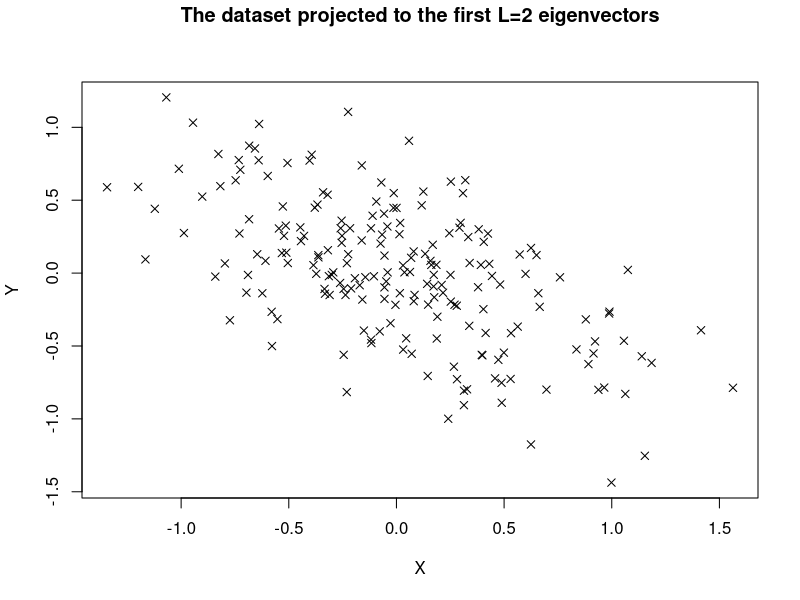
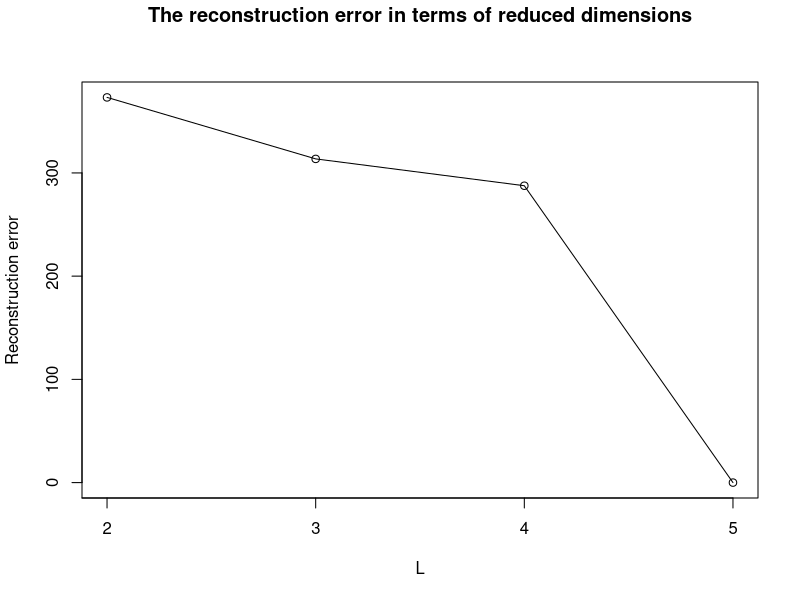

The R script that drew these images, in order:
reconstructionError = function(data, L, plot = FALSE) {
  X = cov(data)
  eigen = eigen(X)
  
  W = eigen$vectors[1:L,]
  reduced_data = as.matrix(data) %*% t(W)
  
  if(plot) {
    plot(reduced_data, xlab="X", ylab="Y", pch = 4)
    title(main = "The dataset projected to the first L=2 eigenvectors", line = 3)
  }
  
  backwardProjection = reduced_data %*% W 
  error = sum((data - backwardProjection)^2)
  
  return(error)
}

data = read.csv("ex_1_data.csv", header = F)
sprintf("D=%d, N=%d", nrow(data), ncol(data))

L = 2
reconstructionError(data = data, L = L, plot = TRUE)

reconstructionErrors = c()

for (i in L:ncol(data)) {
  reconstructionErrors = c(reconstructionErrors, reconstructionError(data = data, L = i))
}

plot(x = L:ncol(data), y = reconstructionErrors, type = "line", xlab="L", ylab="Reconstruction error", xaxt = "n")
points(x = L:ncol(data), y = reconstructionErrors)
axis(side = 1, at = c(1:5))
title(main = "The reconstruction error in terms of reduced dimensions", line = 3)
